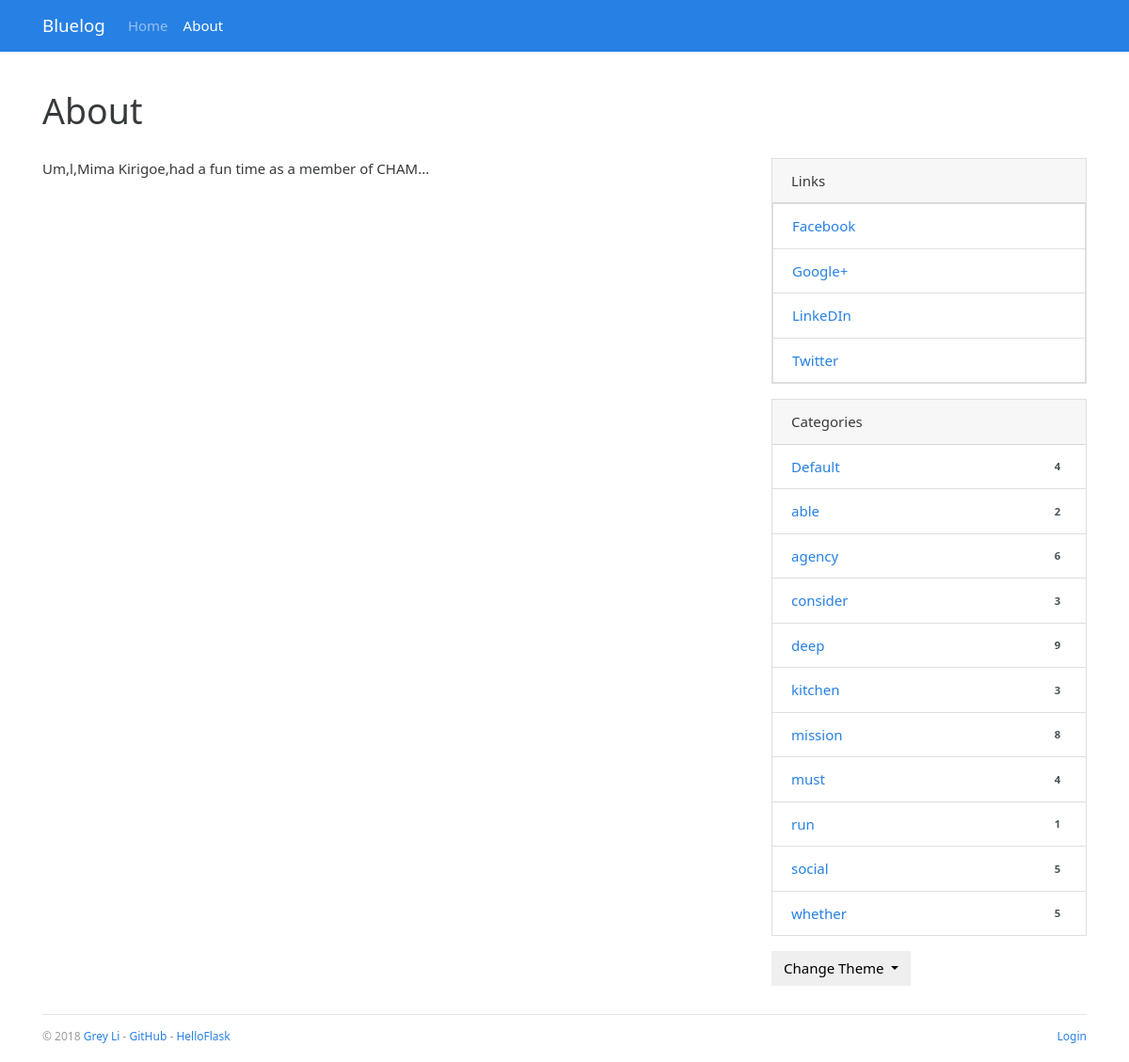
/about, run on the app's committed database.
### bluelog/models.py (models this page shows, shortened)
class Admin(db.Model,UserMixin):
    id = db.Column(db.Integer,primary_key=True)
    username = db.Column(db.String(20))
    password_hash = db.Column(db.String(128))
    blog_title = db.Column(db.String(60))
    blog_sub_title = db.Column(db.String(100))
    name = db.Column(db.String(30))
    about = db.Column(db.Text)

class Link(db.Model):
    id = db.Column(db.Integer,primary_key=True)
    name = db.Column(db.String(30))
    url = db.Column(db.String(255))

class Category(db.Model):
    id = db.Column(db.Integer,primary_key=True)
    name = db.Column(db.String(30),unique=True)
    posts = db.relationship('Post',back_populates='category')

### bluelog/blueprints/blog.py (the view)
@blog_bp.route('/about')
def about():
    return render_template('blog/about.html')

### bluelog/__init__.py (called while the page is built)
def register_template_context(app):
    @app.context_processor
    def make_template_context():
        admin = Admin.query.first()
        categories = Category.query.order_by(Category.name).all()
        links = Link.query.order_by(Link.name).all()
        if current_user.is_authenticated:
            unread_comments = Comment.query.filter_by(reviewed=False).count()
        else:
            unread_comments = None
        return dict(admin=admin, categories=categories, links=links, unread_comments=unread_comments)

def register_request_handlers(app):
    @app.after_request
    def query_profiler(response):
        for q in get_debug_queries():
            if q.duration >= app.config['BLUELOG_SLOW_QUERY_THRESHOLD']:
                app.logger.warning(
                    'Slow query: Duration: %fs\n Context: %s\n Query: %s\n'
                    % (q.duration, q.context, q.statement)
                )
        return response

### bluelog/templates/blog/about.html (shortened to what this page needs)
{% extends 'base.html' %}
{% block content %}
    <div class="page-header">
        <h1>About</h1>
    </div>
    <div class="row">
        <div class="col-sm-8">
            {{ admin.about|safe }}
        </div>
        <div class="col-sm-4 sidebar">
            {% include "blog/_sidebar.html" %}
        </div>
    </div>
{% endblock content %}

### bluelog/templates/base.html (shortened to what this page needs)
{% from 'bootstrap/nav.html' import render_nav_item %}
<!DOCTYPE html>
<html lang="en">
<head>
    {% block head %}
    <link rel="stylesheet"
          href="{{ url_for('static', filename='css/%s.min.css' % request.cookies.get('theme', 'perfect_blue')) }}"
          type="text/css">
    <link rel="stylesheet" href="{{ url_for('static', filename='css/style.css') }}" type="text/css">
    {% endblock head %}
</head>
<body>
{% block nav %}
<nav class="navbar navbar-expand-lg navbar-dark bg-primary">
    <div class="container">
        <a class="navbar-brand" href="{{ url_for('blog.index') }}">{{ admin.blog_title }}</a>
        <div class="collapse navbar-collapse" id="navbarColor01">
            <ul class="navbar-nav mr-auto">
                {{ render_nav_item('blog.index', 'Home') }}
                {{ render_nav_item('blog.about', 'About') }}
            </ul>
        </div>
    </div>
</nav>
{% endblock nav %}
<main class="container">
    {% block content %}{% endblock content %}
    {% block footer %}
    <footer>
        <p class="float-left">
            <small> &copy; 2018 <a href="http://greyli.com" title="Written by Grey Li">Grey Li</a> -
                <a href="https://github.com/greyli/bluelog" title="Fork me on GitHub">GitHub</a> -
                <a href="http://helloflask.com" title="A HelloFlask project">HelloFlask</a>
            </small>
        </p>
        <p class="float-right">
            <small>
                {% if current_user.is_authenticated %}
                <a href="{{ url_for('auth.logout', next=request.full_path) }}">Logout</a>
                {% else %}
                <a href="{{ url_for('auth.login', next=request.full_path) }}">Login</a>
                {% endif %}
            </small>
        </p>
    </footer>
    {% endblock footer %}
</main>
</body>
</html>

### bluelog/templates/blog/_sidebar.html (shortened to what this page needs)
{% if links %}
    <div class="card mb-3">
        <div class="card-header">Links</div>
        {% for link in links %}
            <li class="list-group-item  list-group-item-action d-flex justify-content-between align-items-center">
                <a href="{{ link.url }}" target="_blank">{{ link.name }}</a>
            </li>
        {% endfor %}
    </div>
{% endif %}
{% if categories %}
    <div class="card mb-3">
        <div class="card-header">
            Categories
        </div>
        <ul class="list-group list-group-flush">
            {% for category in categories %}
            <li class="list-group-item  list-group-item-action d-flex justify-content-between align-items-center">
                <a href="{{ url_for('blog.show_category',category_id=category.id) }}" >{{ category.name }}</a>
                <span class="badge badge-prrimary badge-pill">
                    {{ category.posts|length }}
                </span>
            </li>
            {% endfor %}
        </ul>
    </div>
{% endif %}
<div class="dropdown">
    <button class="btn btn-default dropdown-toggle" type="button" id="dropdownMenuButton"
            data-toggle="dropdown" aria-haspopup="true" aria-expanded="false">
        Change Theme
    </button>
</div>

### bluelog/static/css/style.css (style rules this page uses)
nav { margin-bottom: 20px; }
.page-header { padding-top: 20px; padding-bottom: 20px; }
.sidebar { padding-left: 30px; }
footer { margin-top: 30px; padding: 10px 0 40px; color: #999; border-top: 1px solid #e5e5e5; }

### data on the page
Admin: blog_title "Bluelog", about "Um,l,Mima Kirigoe,had a fun time as a member of CHAM..."
Link: name "Facebook"
Link: name "Google+"
Link: name "LinkeDIn"
Link: name "Twitter"
Category: name "Default", posts|length "4"
Category: name "able", posts|length "2"
Category: name "agency", posts|length "6"
Category: name "consider", posts|length "3"
Category: name "deep", posts|length "9"
Category: name "kitchen", posts|length "3"
Category: name "mission", posts|length "8"
Category: name "must", posts|length "4"
Category: name "run", posts|length "1"
Category: name "social", posts|length "5"
Category: name "whether", posts|length "5"

### other printed values
{{ render_nav_item('blog.index', 'Home') }} "Home"
{{ render_nav_item('blog.about', 'About') }} "About"
